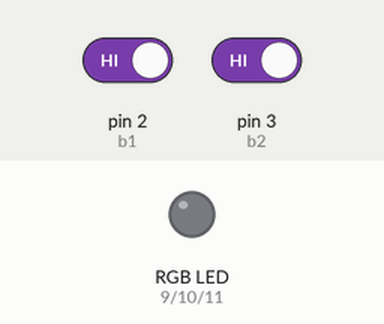
Simulated run of this sketch. Board: Arduino Uno, built with avr-gcc and run on an emulated ATmega328P. Shown: an RGB LED mixed from three pins (HIGH = lit). Dashed ring = blinking. Inputs (shaded band) come from the test bench; at power-on: pin 2 (b1) HIGH, pin 3 (b2) HIGH.

Above: at 1.2 s.
1.3 s: pin 2 (b1) driven LOW
At 1.7 s:
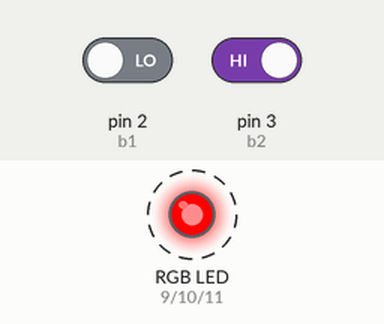
At 2.2 s:
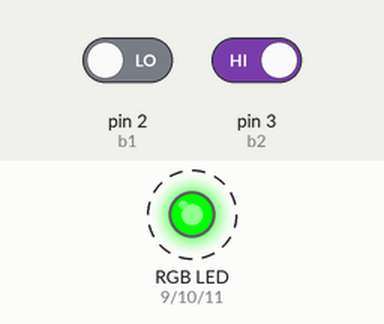
4.3 s: pin 3 (b2) driven LOW
At 5.7 s:
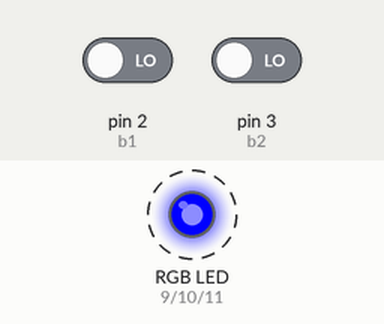
7.3 s: pin 3 (b2) driven HIGH
Timing chart, 0 to 16.3 s (numbered marks = the images above; inputs shaded):
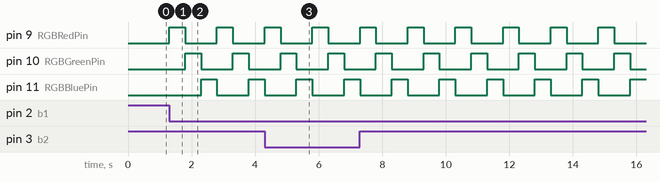

The sketch:

006-lvl3.ino
```cpp
// Program: 006 LVL3
// Author: Braden Coates

#define b1 2 // button 1
#define b2 3 // button 2
#define RGBRedPin 9    // The red RGB LED is connected pin 9 of the Arduino.
#define RGBGreenPin 10 // The green RGB LED is connected pin 10 of the Arduino.
#define RGBBluePin 11  // The blue RGB LED is connected pin 11 of the Arduino.

boolean active = false; // Boolean for active loop
int passThrough = 1; // Pass through value for colour loop

void red() { // Display Red
  digitalWrite(RGBRedPin, HIGH); // Turn on RED
  digitalWrite(RGBGreenPin, LOW); // Turn off GREEN
  digitalWrite(RGBBluePin, LOW); // Turn off BLUE
}

void green() { // Display Green
  digitalWrite(RGBRedPin, LOW); // Turn off red
  digitalWrite(RGBGreenPin, HIGH); // Turn on GREEN
  digitalWrite(RGBBluePin, LOW); // Turn off BLUE
}

void blue() { // Display Blue
  digitalWrite(RGBRedPin, LOW); // Turn off red
  digitalWrite(RGBGreenPin, LOW); // Turn off GREEN
  digitalWrite(RGBBluePin, HIGH); // Turn on BLUE
}

void off() { // Turn off RGB
  digitalWrite(RGBRedPin, LOW); // Turn off RED
  digitalWrite(RGBGreenPin, LOW); // Turn off GREEN
  digitalWrite(RGBBluePin, LOW); // Turn off BLUE
}

void setup() {
  // put your setup code here, to run once:
  pinMode(RGBRedPin, OUTPUT);    // Setup red RGB LED pin as an output pin.
  pinMode(RGBGreenPin, OUTPUT);  // Setup green RGB LED pin as an output pin.
  pinMode(RGBBluePin, OUTPUT);   // Setup blue RGB LED pin as an output pin.
  pinMode(b1, INPUT); // Setup button one as input pin
  pinMode(b2, INPUT); // Setup button two as input pin
}

void loop() {
  // put your main code here, to run repeatedly:

  if (digitalRead(b1) == LOW) {
    active = true; // sets loop to active when button 1 is pressed
  }

  while (active) {
    switch (passThrough) { // switched between the three colours
      case 1:
        red();
        delay(500);
        passThrough++;
        break;
      case 2:
        green();
        delay(500);
        passThrough++;
        break;
      case 3:
        blue();
        delay(500);
        passThrough = 1;
        break;
    }
    if (digitalRead(b2) == LOW) { // stops loop when button 2 is pressed
      off();
      active = false;
    }
  }
}
```

Measured:
- after the input at 1.3 s, pin 9 (RGBRedPin): alternates HIGH for 0.50 s and LOW for 1.0 s, starting at once; pin 10 (RGBGreenPin): alternates HIGH for 0.50 s and LOW for 1.0 s, starting after 0.50 s; pin 11 (RGBBluePin): LOW → HIGH after 1.0 s, → LOW 0.50 s later, → HIGH 1.0 s later
